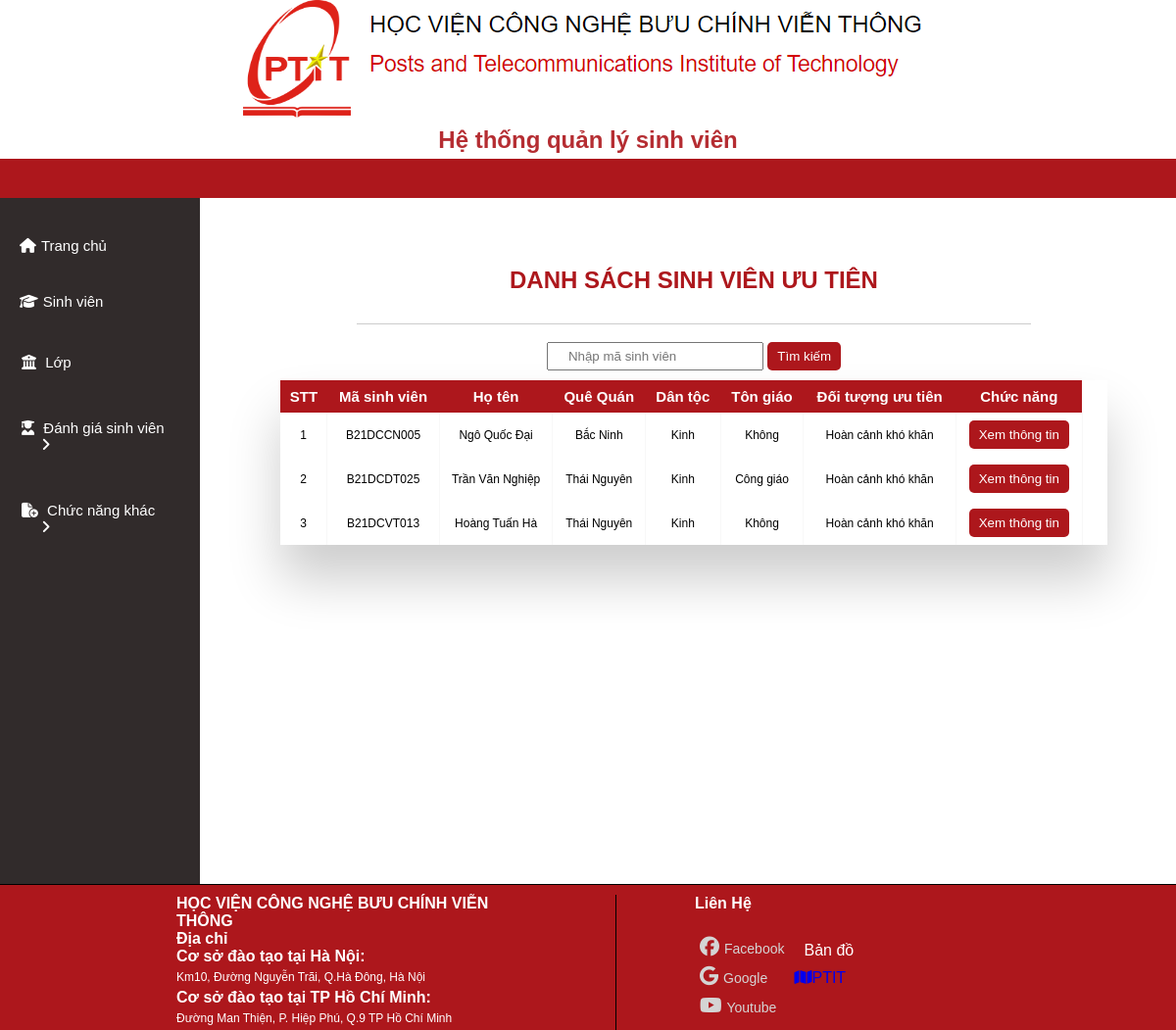
The page /doituong/doituonguutien.php on the database its author committed.
### tables this page shows
CREATE TABLE `sinhvien` (
  `MaSV` varchar(255) NOT NULL,
  `TenSV` varchar(255) NOT NULL,
  `GioiTinh` varchar(255) NOT NULL,
  `NgaySinh` date NOT NULL,
  `QueQuan` varchar(255) NOT NULL,
  `DanToc` varchar(255) NOT NULL,
  `TonGiao` varchar(255) NOT NULL,
  `SoCMT` varchar(255) NOT NULL,
  `NoiCapCMT` varchar(255) NOT NULL,
  `SDT` varchar(10) NOT NULL,
  `Email` text NOT NULL,
  `DoiTuongMG` int(11) NOT NULL,
  `MaLop` varchar(255) DEFAULT NULL,
  `MaNganh` varchar(255) NOT NULL
);

### doituong/doituonguutien.php (the view, shortened to what this page needs)
<?php
    $conn = mysqli_connect("localhost", "root", "", "qlsv") or die("Connection failed !");
    mysqli_set_charset($conn, 'utf8');
    $result = mysqli_query($conn, 'select * from sinhvien where DoiTuongMG > 0');
?>
<!DOCTYPE html>
<html lang="en">
<head>
    <link rel="stylesheet"
          href="../styleAdmin.css?v=1.0">
    <link rel="stylesheet"
          href="https://cdnjs.cloudflare.com/ajax/libs/font-awesome/6.1.1/css/all.min.css">
</head>
<body>
    <?php include("../header.php"); ?>
    <?php include("../nav.php"); ?>
    <section>
        <div class="section-contain">
            <?php include("../menu.php"); ?>
            <div id="showFunction">
                <div class="head_title">
                    <h1>DANH SÁCH SINH VIÊN ƯU TIÊN</h1>
                </div>
                <br>
                <form action="timkiem.php"
                      method="POST">
                    <input type="text"
                           name="masv"
                           placeholder="Nhập mã sinh viên"
                           class="input-css"
                           required>
                    <button type="submit"
                            name="submit"
                            class="btn-submit-css">Tìm kiếm
                    </button>
                </form>
                <div class="table-wrapper">
                    <table class="fl-table">
                        <thead>
                            <tr>
                                <th>STT</th>
                                <th>Mã sinh viên</th>
                                <th>Họ tên</th>
                                <th>Quê Quán</th>
                                <th>Dân tộc</th>
                                <th>Tôn giáo</th>
                                <th>Đối tượng ưu tiên</th>
                                <th>Chức năng</th>
                            </tr>
                        </thead>
                        <?php
            $i = 0;
            foreach ($result as $item){
                if($item['DoiTuongMG']==1||$item['DoiTuongMG']==2){
                        ?>
                        <tbody>
                            <tr>
                                <td><?php $i++; echo $i; ?></td>
                                <td><?php echo $item['MaSV']; ?></td>
                                <td><?php echo $item['TenSV']; ?></td>
                                <td><?php echo $item['QueQuan']; ?></td>
                                <td><?php echo $item['DanToc']; ?></td>
                                <td><?php echo $item['TonGiao']; ?></td>
                                <td>
                                    <?php
                                    if($item['DoiTuongMG'] == 1){
                                        echo "Hoàn cảnh khó khăn";
                                    }
                                    ?>
                                </td>
                                <td>
                                    <form method="post"
                                          action="">
                                        <input onclick="window.location = '../doituong/thongtindoituong.php?id=<?php echo $item['MaSV'] ?>'"
                                               type="button"
                                               value="Xem thông tin"
                                               class="btn-submit-css">
                                    </form>
                                </td>
                            </tr>
                        </tbody>
                        <?php }} ?>
                    </table>
                </div>
                <br>
            </div>
        </div>
    </section>
    <?php include("../footer.php"); ?>
</body>
</html>

### styleAdmin.css (style rules this page uses)
* { padding: 0; margin: 0; box-sizing: border-box; font-family: sans-serif; }
section { text-align: center; }
#showFunction { margin: 40px 0 0 5px; height: 100%; float: right; width: 82%; border-radius: 5px; }
.table-wrapper { margin: 10px 70px 70px; box-shadow: 0px 35px 50px rgba(0, 0, 0, 0.2); }
.fl-table { border-radius: 5px; font-size: 15px; font-weight: normal; border: none; width: 97%; border-collapse: collapse; white-space: nowrap; background-color: white; margin-right: 10px; }
.fl-table td, .fl-table th { text-align: center; padding: 8px; }
.fl-table td { border-right: 1px solid #f8f8f8; font-size: 12px; }
.fl-table thead th { color: #ffffff; background: rgb(173, 23, 28); }
.fl-table thead th:nth-child(odd) { color: #ffffff; background: rgb(173, 23, 28); }
h1 { margin: 30px; color: rgb(173, 23, 28); }
.head_title { margin: 0 auto; width: 70%; align-items: center; text-align: center; border-bottom: 1px solid #ccc; }
.input-css { padding: 5px 20px; outline: none; }
.btn-submit-css { padding: 7px 10px; border: none; background-color: rgb(173, 23, 28); color: white; border-radius: 5px; cursor: pointer; }

### rows shown on the page
sinhvien: MaSV "B21DCCN005", TenSV "Ngô Quốc Đại", QueQuan "Bắc Ninh", DanToc "Kinh", TonGiao "Không", DoiTuongMG "Hoàn cảnh khó khăn"
sinhvien: MaSV "B21DCDT025", TenSV "Trần Văn Nghiệp", QueQuan "Thái Nguyên", DanToc "Kinh", TonGiao "Công giáo", DoiTuongMG "Hoàn cảnh khó khăn"
sinhvien: MaSV "B21DCVT013", TenSV "Hoàng Tuấn Hà", QueQuan "Thái Nguyên", DanToc "Kinh", TonGiao "Không", DoiTuongMG "Hoàn cảnh khó khăn"
